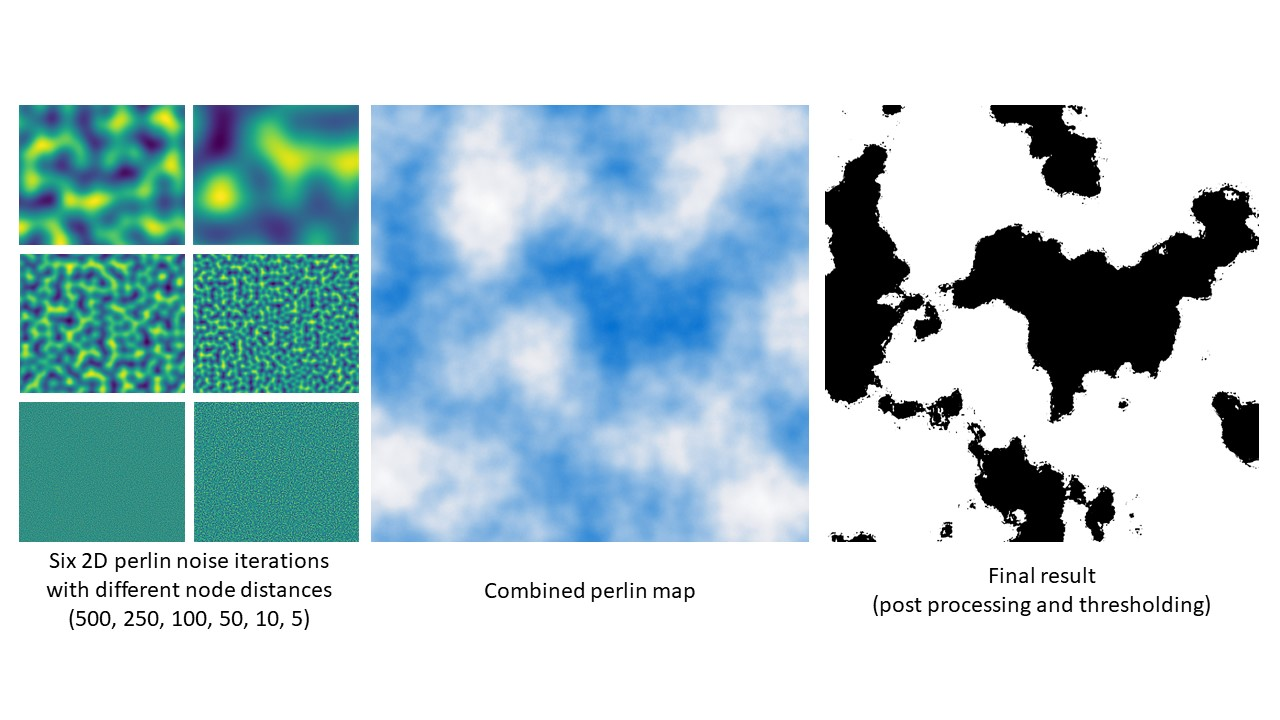
#> input picture Pareidolia creation process.jpg, 1280 x 720 px; its folder holds only this picture in this run
$ python -i PareidoliaCreator2.py   (imports and definitions only)
#> lines starting #> are read from the running program, lines starting #| are printed output that depends on the picture; after the words box and inside, x2 and y2 are one past the last pixel; in counts of white or black regions, pixels touching at a corner belong together
""""
Creates random pareidolic images from a set of brushes
Author: A. Zarkali
Date: 3rd October 2018
"""

import numpy as np
import matplotlib.pyplot as plt
import matplotlib.cm as cm
from itertools import product, count
from matplotlib.colors import LinearSegmentedColormap
import os, os.path
import cv2

# parameters
size = 1500
num_desired = 40
directory = r"C:\Users\Angelika\Dropbox\PhD\EXPERIMENTS\01_PriorsAmbiguousStimul\STIMULI\Pareidolia_New\PerlinImages"
out_directory = r"C:\Users\Angelika\Dropbox\PhD\EXPERIMENTS\01_PriorsAmbiguousStimul\STIMULI\Pareidolia_New\Pareidolia"

# generate vectors
# [5 lines left out: function generate_unit_vectors, not called in this run]

# quintic interpolation
def qz(t):
    return t * t * t * (t * (t * 6 - 15) + 10)

# cubic interpolation
def cz(t):
    return -2 * t * t * t + 3 * t * t

# [34 lines left out: function generate_2D_perlin_noise, not called in this run]

# generate random perlin noises
# [16 lines not run here, left out]

# apply threshold to images
templateImgs = []
# [1 line that did not run here, left out]
# [2 lines not run here, left out]

def brightness_augment(img, factor):
    hsv = cv2.cvtColor(img, cv2.COLOR_RGB2HSV) #convert to hsv
    hsv[:, :, 2] += factor
    rgb = cv2.cvtColor(img, cv2.COLOR_HSV2RGB)
    return rgb

# [6 lines of commented-out code are left out]

kernel_sharpening = np.array([[-1,-1,-1],
                              [-1, 9,-1],
                              [-1,-1,-1]])
def thresholdPerlin(path):
#> called with path = 'Pareidolia creation process.jpg'
    image = cv2.imread(path)
#> image is the input picture: shape (720, 1280, 3); mean B, G, R 211.2, 205.4, 183.7
    image = cv2.filter2D(image, -1, kernel_sharpening)
    image = brightness_augment(image, 100)
#> in brightness_augment, `hsv = cv2.cvtColor(img, cv2.COLOR_RGB2HSV)`: hsv: shape (720, 1280, 3); mean H, S, V 11.6, 45.9, 214.8
#> in brightness_augment, `hsv[:, :, 2] += factor`: hsv: shape (720, 1280, 3); mean H, S, V 11.6, 45.9, 98.6
#> in brightness_augment, `rgb = cv2.cvtColor(img, cv2.COLOR_HSV2RGB)`:
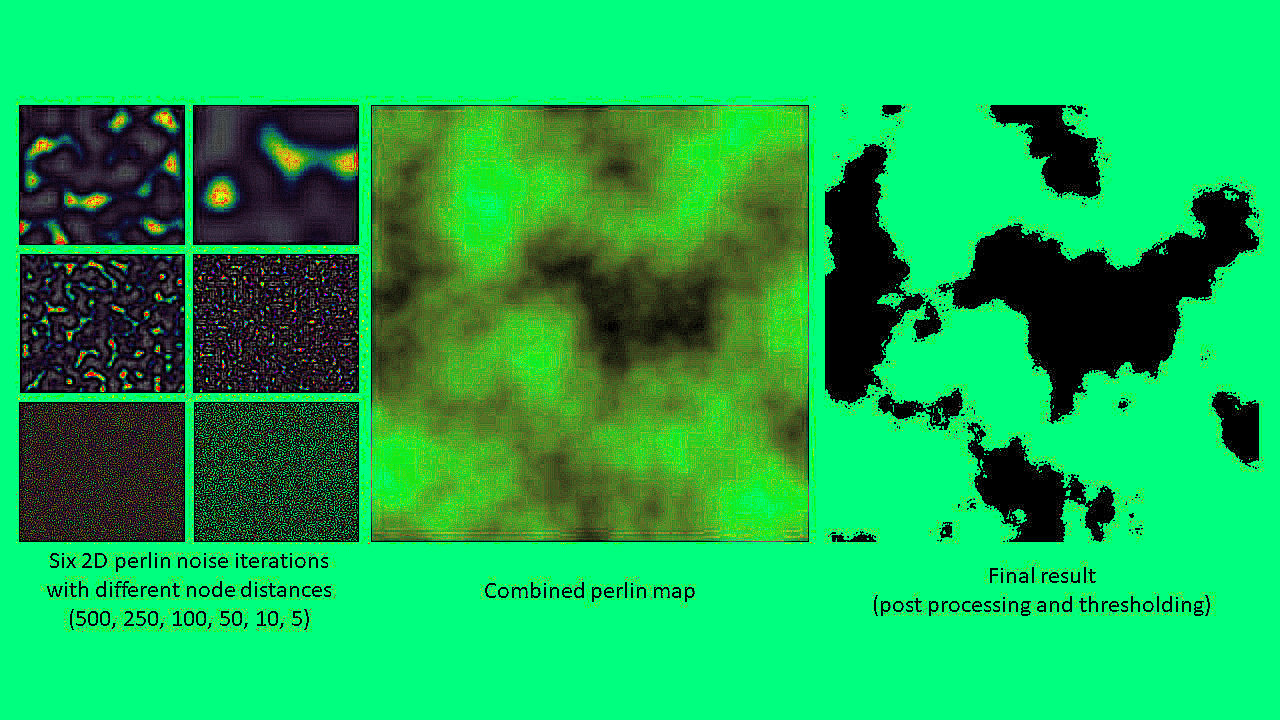
#> rgb: shape (720, 1280, 3); mean R, G, B 20.3, 180.7, 83.9
    image = cv2.cvtColor(image, cv2.COLOR_RGB2GRAY)
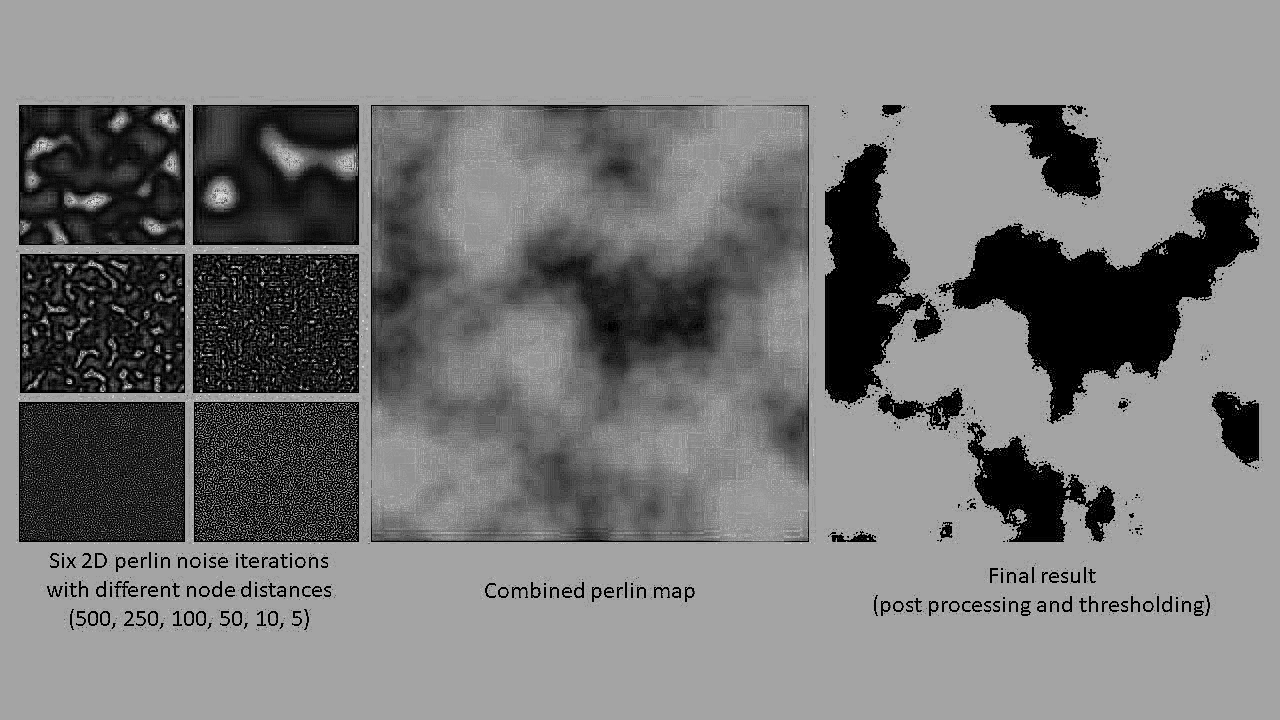
#> image: shape (720, 1280); min 0, max 232, mean 121.6
    image = cv2.erode(image, (9,9), iterations=5)
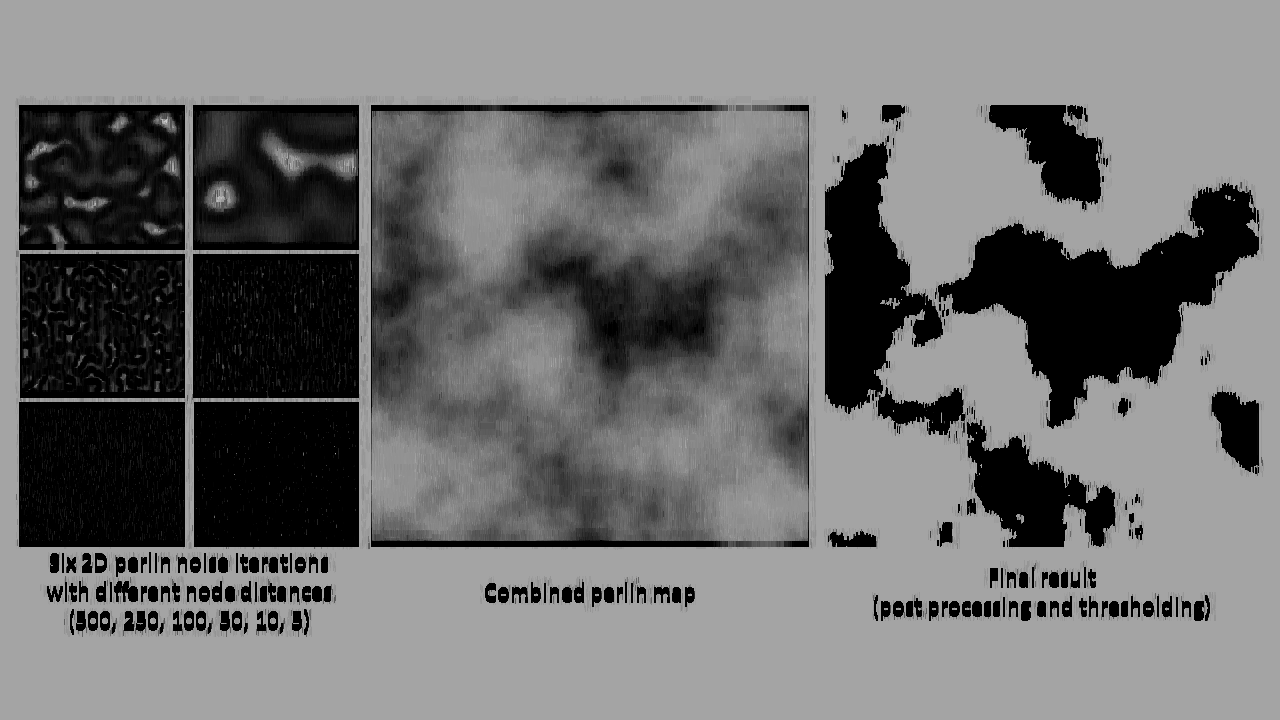
#> image: shape (720, 1280); min 0, max 204, mean 110.7
    # image = cv2.GaussianBlur(image,(5,5),5)
    retval, image = cv2.threshold(image, 0, 255, cv2.THRESH_BINARY + cv2.THRESH_OTSU)
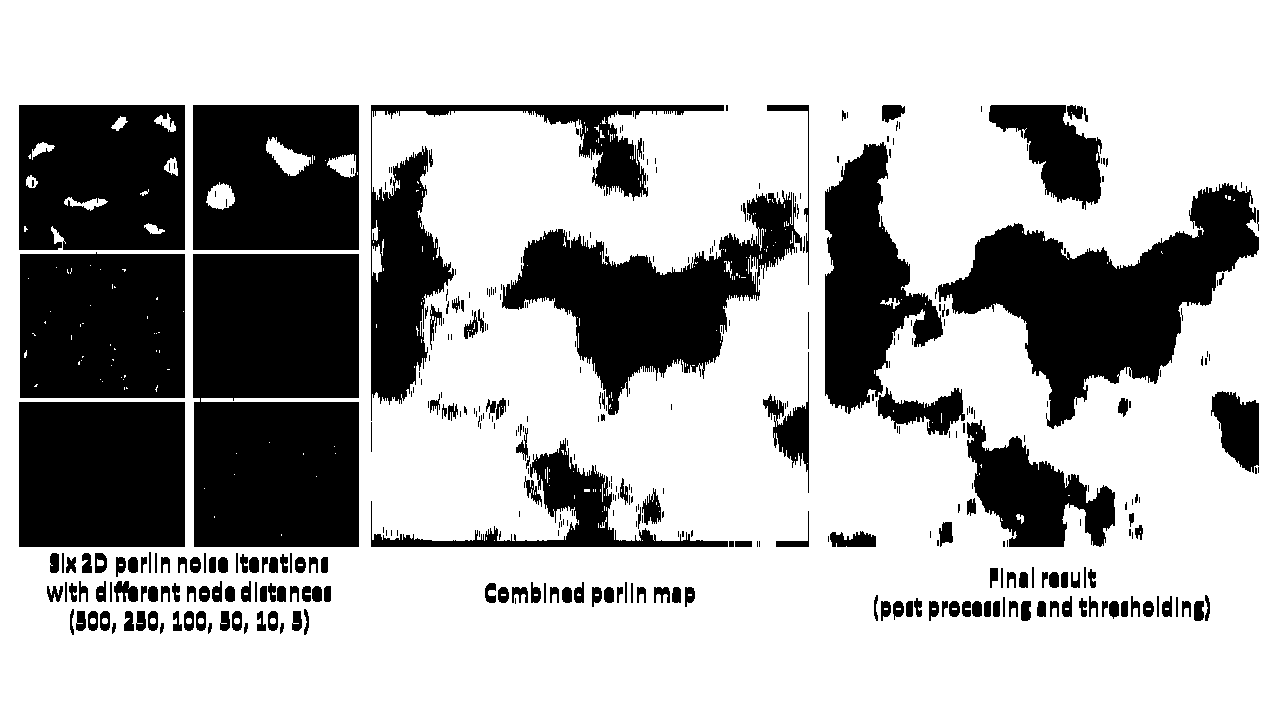
#> image: shape (720, 1280); 69.3% white; 384 black regions (194 under 20 px), largest, box (x1, y1, x2, y2) and area: (193, 254, 359, 547) 47823, (938, 183, 1259, 429) 31894, (502, 190, 802, 415) 25164
#> retval = 84
    return image

# [5 lines not run here, left out]

>>> result = thresholdPerlin('Pareidolia creation process.jpg')
